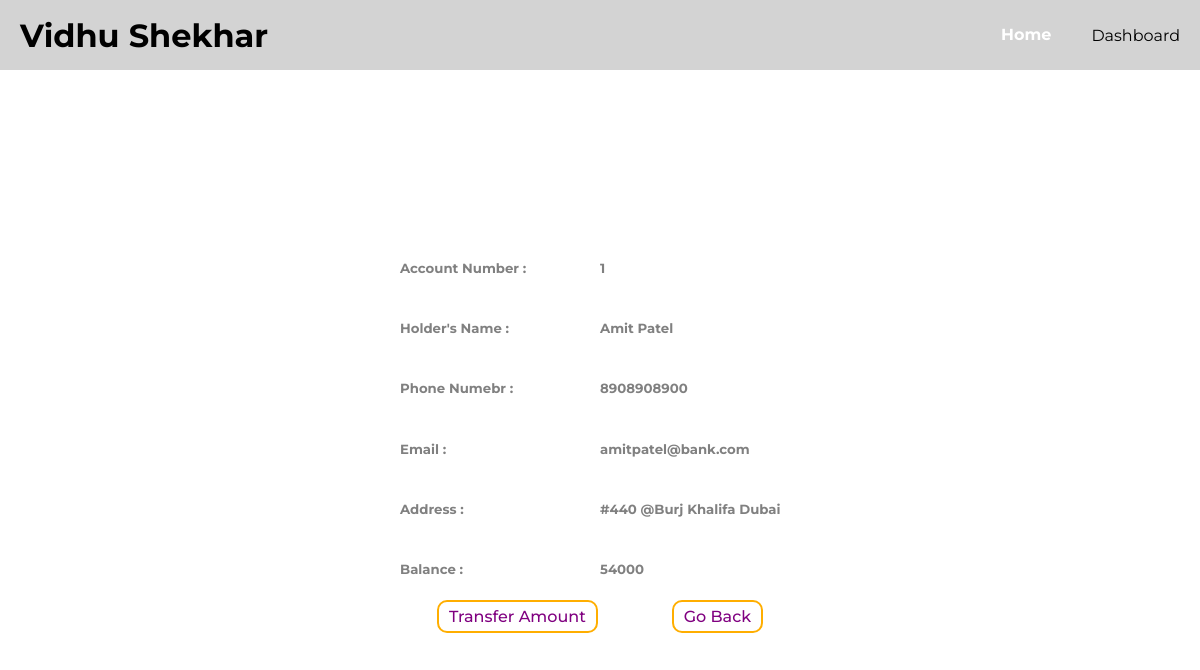
The page /viewCustomer.php?number=1 on the database its author committed.
### tables this page shows
CREATE TABLE `customers` (
  `account_number` int(11) NOT NULL,
  `account_type` varchar(10) NOT NULL,
  `name` varchar(255) NOT NULL,
  `email` varchar(150) NOT NULL,
  `phno` bigint(20) NOT NULL,
  `address` text NOT NULL,
  `cur_balance` double NOT NULL
);

### viewCustomer.php (the view, shortened to what this page needs)
<?php
    include "./php/init.php";
    if(isset($_GET["number"])){
        $accno = intval($_GET["number"]);
        $res = mysqli_query($con, "SELECT * FROM customers WHERE account_number = $accno");
        if(mysqli_num_rows($res) != 1){
            echo "<script> alert('error finding your account') ; window.location = './allCustomers.php' </script>";
        }else{
        $rows = mysqli_fetch_assoc($res);
?>
<!DOCTYPE html>
<html lang="en">
<head>
    <link rel="stylesheet" href="./assets/css/main.css">
</head>
<body>
    <main>
       <div class="personal-info">
           <div class="row">
               <h5>Account Number :</h5>
               <h5><?php echo $rows["account_number"] ?></h5>
           </div>
           <div class="row">
               <h5>Holder's Name :</h5>
               <h5><?php echo $rows["name"] ?></h5>
           </div>
           <div class="row">
               <h5>Phone Numebr :</h5>
               <h5><?php echo $rows["phno"] ?></h5>
           </div>
           <div class="row">
               <h5>Email :</h5>
               <h5><?php echo $rows["email"] ?></h5>
           </div>
           <div class="row">
               <h5>Address :</h5>
               <h5><?php echo $rows["address"] ?></h5>
           </div>
           <div class="row">
               <h5>Balance :</h5>
               <h5><?php echo $rows["cur_balance"] ?></h5>
           </div>
           <div class="row">
               <a href="./transfer.php?number=<?php echo $rows['account_number'] ?>" class="transfet-page-btn">Transfer Amount</a>
               <a href="./allCustomers.php" class="transfet-page-btn">Go Back</a>
           </div>
       </div>
    </main>
</body>
</html>
<?php
        }
    }
?>

### assets/css/main.css (style rules this page uses)
body { margin: 0; padding: 0; background: url("../images/background.png"); background-repeat: no-repeat; background-position: center; background-size: cover; font-family: 'Montserrat', sans-serif; }
header { width: 100%; height: 70px; -webkit-box-sizing: border-box; box-sizing: border-box; display: -webkit-box; display: -ms-flexbox; display: flex; -webkit-box-pack: justify; -ms-flex-pack: justify; justify-content: space-between; -webkit-box-align: center; -ms-flex-align: center; align-items: center; background-color: rgba(184, 184, 184, 0.616); padding: 0 20px; }
header div { display: -webkit-box; display: -ms-flexbox; display: flex; -webkit-box-pack: center; -ms-flex-pack: center; justify-content: center; -webkit-box-align: center; -ms-flex-align: center; align-items: center; height: 70px; }
header div a { margin-right: 20px; height: 100%; line-height: 70px; padding: 0 20px; text-decoration: none; color: white; font-weight: 700; -webkit-box-sizing: border-box; box-sizing: border-box; }
main { width: 100%; min-height: calc(100vh - 70px); display: -webkit-box; display: -ms-flexbox; display: flex; -webkit-box-pack: center; -ms-flex-pack: center; justify-content: center; -webkit-box-align: center; -ms-flex-align: center; align-items: center; }
main .personal-info { min-width: 200px; max-width: 500px; color: gray; background: white; padding: 10px 20px; border-radius: 10px; }
main .personal-info .row { display: -webkit-box; display: -ms-flexbox; display: flex; }
main .personal-info .row h5 { min-width: 200px; }
main .personal-info .transfet-page-btn { text-decoration: none; color: purple; font-weight: 500; display: block; padding: 5px 10px; margin: 0 auto; text-align: center; border: 2px solid #ffae00; border-radius: 10px; -webkit-transition: .2s; transition: .2s; }

### rows shown on the page
customers: account_number "1", name "Amit Patel", phno "8908908900", email "amitpatel@bank.com", address "#440 @Burj Khalifa Dubai", cur_balance "54000"
